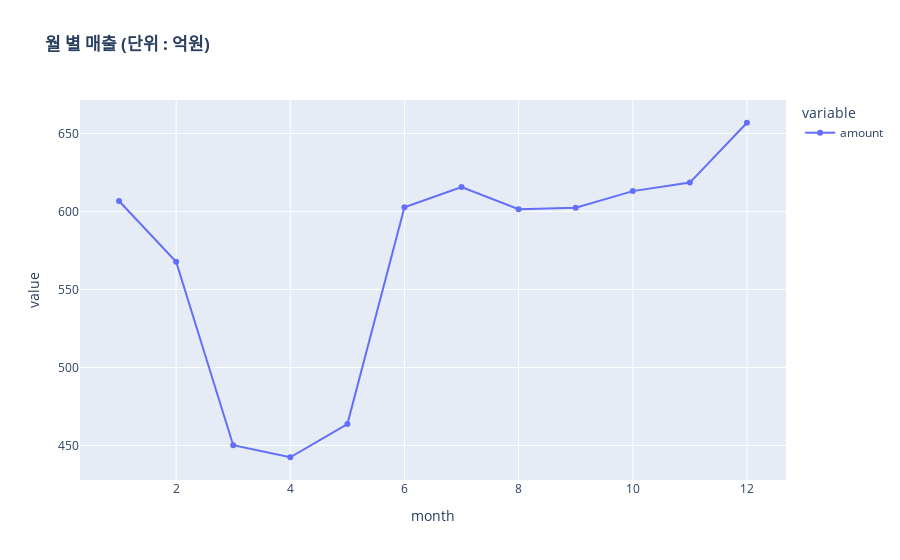

The notebook cell saved with this chart:
### Code cell
fig = px.line(grouped_month.sum(), 
        markers = 'o', 
        title = '<b>월 별 매출 (단위 : 억원)</b>')
fig.show()

### Figure 1 — Plotly figure (JSON) as saved in the notebook; plotly's stock layout.template omitted (floating-point values rounded to 4 significant figures)
{"data": [{"hovertemplate": "variable=amount<br>month=%{x}<br>value=%{y}<extra></extra>", "legendgroup": "amount", "line": {"color": "#636efa", "dash": "solid"}, "marker": {"symbol": "circle"}, "mode": "markers+lines", "name": "amount", "orientation": "v", "showlegend": true, "type": "scatter", "x": [1, 2, 3, 4, 5, 6, 7, 8, 9, 10, 11, 12], "xaxis": "x", "y": [606.7, 567.8, 450.2, 442.5, 463.8, 602.7, 615.7, 601.4, 602.5, 613.1, 618.6, 656.9], "yaxis": "y"}], "layout": {"legend": {"title": {"text": "variable"}, "tracegroupgap": 0}, "title": {"text": "<b>월 별 매출 (단위 : 억원)</b>"}, "xaxis": {"anchor": "y", "domain": [0, 1], "title": {"text": "month"}}, "yaxis": {"anchor": "x", "domain": [0, 1], "title": {"text": "value"}}}}
